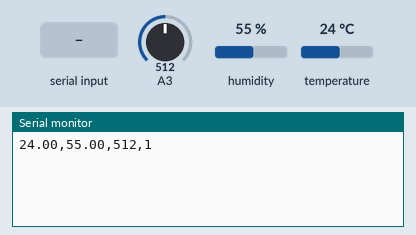
Simulated run of this sketch. Board: Arduino Uno, built with avr-gcc and run on an emulated ATmega328P. On the bench: the last lines printed to the serial monitor. The inputs (shaded band) are chosen by the test bench; at power-on: humidity 55 %, A3 = 512, temperature 24 °C.

Above: at 2.0 s.
2.1 s: humidity set to 22 %
At 2.1 s:
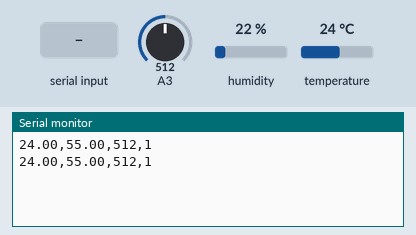
3.6 s: A3 set to 710
At 4.8 s:
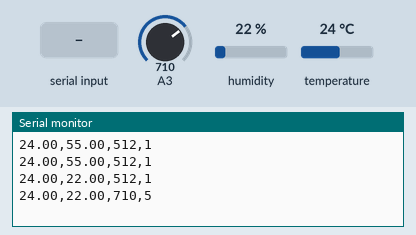
5.1 s: "1" received over Serial
At 6.4 s:
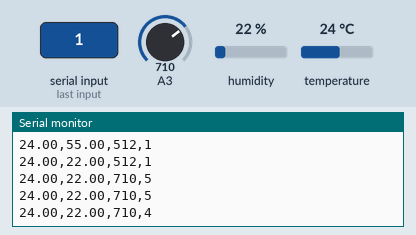
6.6 s: temperature set to 12 °C
At 7.8 s:
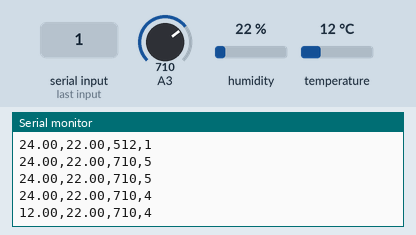
8.1 s: A3 set to 716
At 8.1 s:
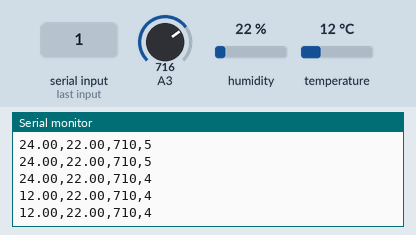
9.6 s: humidity set to 40 %
At 10.9 s:
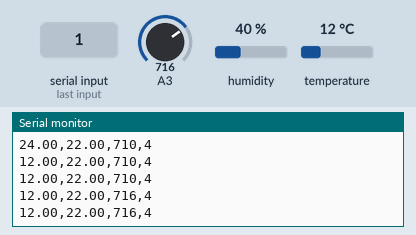
Timing chart, 0 to 12.1 s (numbered marks = the images above; inputs shaded):
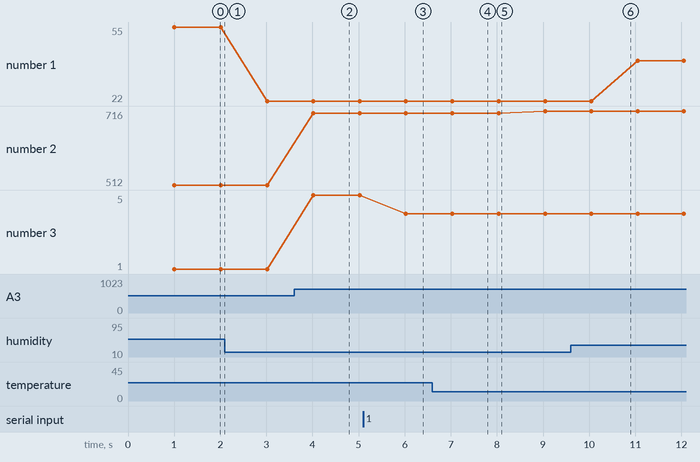

The sketch:

MiniSmartFarmCode0.7b.ino
```cpp
#include <DHT.h>
#define DHTTYPE DHT22

float Humi,Temp;
int waterLv; // Water Level


int ACInRelayPin = 4; // 흡기 시그널핀
int ACOutRealyPin = 5; // 배기 시그널핀
int WTInRelayPin = 6; // 수분공급 시그널핀
int WTOutRelayPin = 7; //수분배출 시그널핀
int HTS = 8;

unsigned long pro_Time = 0;
int WT = 1000;


char SLOD; //SeriaL OrderData

DHT temp(HTS, DHTTYPE);

bool AutoFan = true;
bool InFan = false;
bool OutFan = false;
bool InPump = false;
bool OutPump = false;

int EventVelue = 0;

void setup()
{
  temp.begin();
  Serial.begin(9600);
  pinMode(A3,INPUT);

}
void loop()
{
          if(millis() > pro_Time + WT){
          EventVelue = 0;
          Humi = temp.readHumidity();
          Temp = temp.readTemperature();
          waterLv = analogRead(A3);


          if(Serial.available()){ // 만일 컴퓨터로부터 값을 받았다면
            SLOD = Serial.read();

            if(SLOD == '1'){
              if(InFan == false){
              digitalWrite(ACInRelayPin,HIGH);

              AutoFan = false;
              }

              else if(InFan == true){
              digitalWrite(ACInRelayPin,LOW);

              AutoFan = true;
              }

            }

            else if(SLOD == '2'){
              if(OutFan == false){
              digitalWrite(ACOutRealyPin,HIGH);

              AutoFan = false;
              }
              else if(OutFan == true){
              digitalWrite(ACOutRealyPin,LOW);

              AutoFan = true;
              }
            }
            else if(SLOD == '3'){
              if(InPump == false){
                digitalWrite(WTInRelayPin,HIGH);
              }
              else if(InPump == true){
                digitalWrite(WTInRelayPin,LOW);
              }
            }
            else if(SLOD == '4'){
              if(OutPump == false){
                digitalWrite(WTOutRelayPin,HIGH);
              }
              else if(OutPump == true){
                digitalWrite(WTOutRelayPin,LOW);
              }
            }

            }

            //공조기능 자동제어가 켜져있을때만 온도,습도에따라서 팬이 돌아감
            if(AutoFan == true){//일반상태일경우
            if(Temp > 20){ //생육적온 최대20도
              digitalWrite(ACOutRealyPin,HIGH);
              digitalWrite(ACInRelayPin,LOW);
              EventVelue = EventVelue +1;
            }
            if(10 >= Temp){//생육적온 최소10도
              digitalWrite(ACInRelayPin,HIGH);
              digitalWrite(ACOutRealyPin,LOW);
              EventVelue = EventVelue +1;
            }
            //온도정상, 습도 비정상이라면
            if(Humi > 65){ //상대습도 65미만으로 설정
             digitalWrite(ACOutRealyPin,HIGH);
             EventVelue = EventVelue +2;
            }
            //온도, 습도 모두 정상이면 팬 정지
            if(EventVelue == 0){
              digitalWrite(ACInRelayPin,LOW);
              digitalWrite(ACOutRealyPin,LOW);
            }

            }


            //만일 수위가 700을 넘는다면
            if(waterLv > 700){
              digitalWrite(WTOutRelayPin,HIGH);
              EventVelue = EventVelue +4;
            }

            //만일 수위가 700이상이 아니면서 400미만이라면
            else if(400>waterLv){
              digitalWrite(WTInRelayPin,LOW);
              EventVelue = EventVelue +4;
            }
            //700미만 400이상 이라면
            else{
              digitalWrite(WTOutRelayPin,LOW);
              digitalWrite(WTInRelayPin,LOW);
            }
            //아두이노에서 시리얼통신으로 값 보내는 내역
            Serial.print(Temp);
            Serial.print(',');
            Serial.print(Humi);
            Serial.print(',');
            Serial.print(waterLv);
            Serial.print(',');
            Serial.println(EventVelue);
            //EventVelue 해석 : 온도변화 1 습도변화 2 물공급변화 4, 온도와 습도 = 3, 온도와 펌프제어 = 5, 습도와 물공급 6, 전부다 7

            pro_Time = millis();
          }
}
```

Measured:
- after the input at 3.6 s, the serial monitor: prints a new line after 0.42 s (image 2)
- after the input at 5.1 s, the serial monitor: prints a new line after 0.93 s (image 3)
- after the input at 6.6 s, the serial monitor: prints a new line after 0.43 s (image 4)
- plotted number 1: 55 → 22 after the input at 2.1 s, 22 → 40 after the input at 9.6 s
- plotted number 2: 512 → 710 after the input at 3.6 s, 710 → 716 after the input at 8.1 s
- plotted number 3: 1 → 5 after the input at 3.6 s, 5 → 4 after the input at 5.1 s
